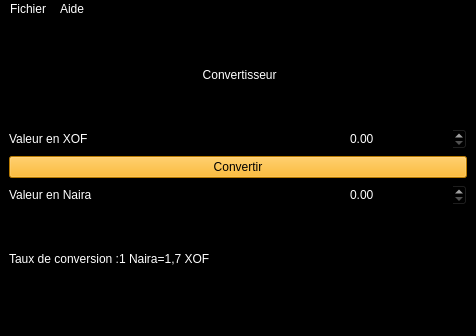
<?xml version="1.0" encoding="UTF-8"?>
<ui version="4.0">
 <class>MainWindow</class>
 <widget class="QMainWindow" name="MainWindow">
  <property name="geometry">
   <rect>
    <x>0</x>
    <y>0</y>
    <width>476</width>
    <height>336</height>
   </rect>
  </property>
  <property name="windowTitle">
   <string>MainWindow</string>
  </property>
  <property name="styleSheet">
   <string notr="true">background-color: rgb(0, 0, 0);
color: rgb(255, 255, 255);
font: 16pt &quot;Comic Sans MS&quot;;</string>
  </property>
  <widget class="QWidget" name="centralwidget">
   <layout class="QGridLayout" name="gridLayout">
    <item row="2" column="2">
     <widget class="QDoubleSpinBox" name="doubleSpinBox_xof"/>
    </item>
    <item row="4" column="0">
     <widget class="QLabel" name="label_3">
      <property name="text">
       <string>Valeur en Naira</string>
      </property>
     </widget>
    </item>
    <item row="2" column="0" colspan="2">
     <widget class="QLabel" name="label_2">
      <property name="text">
       <string>Valeur en XOF</string>
      </property>
     </widget>
    </item>
    <item row="4" column="2">
     <widget class="QDoubleSpinBox" name="doubleSpinBox_2_naira"/>
    </item>
    <item row="5" column="0">
     <widget class="QLabel" name="label_message">
      <property name="text">
       <string>Taux de conversion :1 Naira=1,7 XOF</string>
      </property>
     </widget>
    </item>
    <item row="3" column="0" colspan="3">
     <widget class="QPushButton" name="pushButton">
      <property name="styleSheet">
       <string notr="true">background-color: rgb(255, 170, 0);
color: rgb(0, 0, 0);</string>
      </property>
      <property name="text">
       <string>Convertir</string>
      </property>
     </widget>
    </item>
    <item row="0" column="0" colspan="3">
     <widget class="QLabel" name="label">
      <property name="styleSheet">
       <string notr="true">font: 87 24pt &quot;Segoe UI Black&quot;;</string>
      </property>
      <property name="text">
       <string> Convertisseur</string>
      </property>
      <property name="alignment">
       <set>Qt::AlignCenter</set>
      </property>
     </widget>
    </item>
   </layout>
  </widget>
  <widget class="QStatusBar" name="statusbar"/>
  <widget class="QMenuBar" name="menubar">
   <property name="geometry">
    <rect>
     <x>0</x>
     <y>0</y>
     <width>476</width>
     <height>34</height>
    </rect>
   </property>
   <widget class="QMenu" name="menuFichier">
    <property name="title">
     <string>Fichier</string>
    </property>
    <addaction name="actionModifier_le_taux_de_change"/>
    <addaction name="actionQuitter"/>
   </widget>
   <widget class="QMenu" name="menuAide">
    <property name="title">
     <string>Aide</string>
    </property>
    <addaction name="actionA_propos"/>
   </widget>
   <addaction name="menuFichier"/>
   <addaction name="menuAide"/>
  </widget>
  <action name="actionModifier_le_taux_de_change">
   <property name="text">
    <string>Modifier le taux de change</string>
   </property>
  </action>
  <action name="actionQuitter">
   <property name="text">
    <string>Quitter</string>
   </property>
  </action>
  <action name="actionA_propos">
   <property name="text">
    <string>A propos</string>
   </property>
  </action>
 </widget>
 <resources/>
 <connections/>
</ui>
